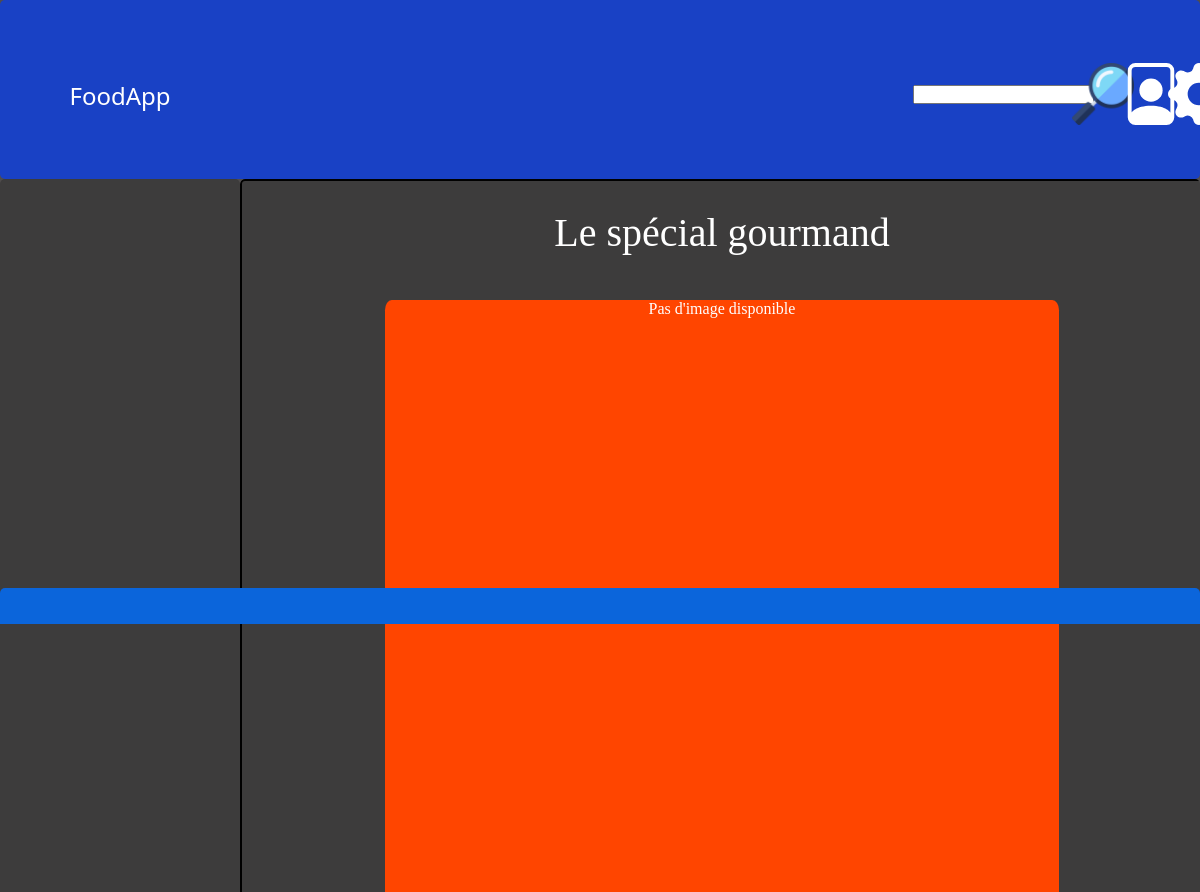
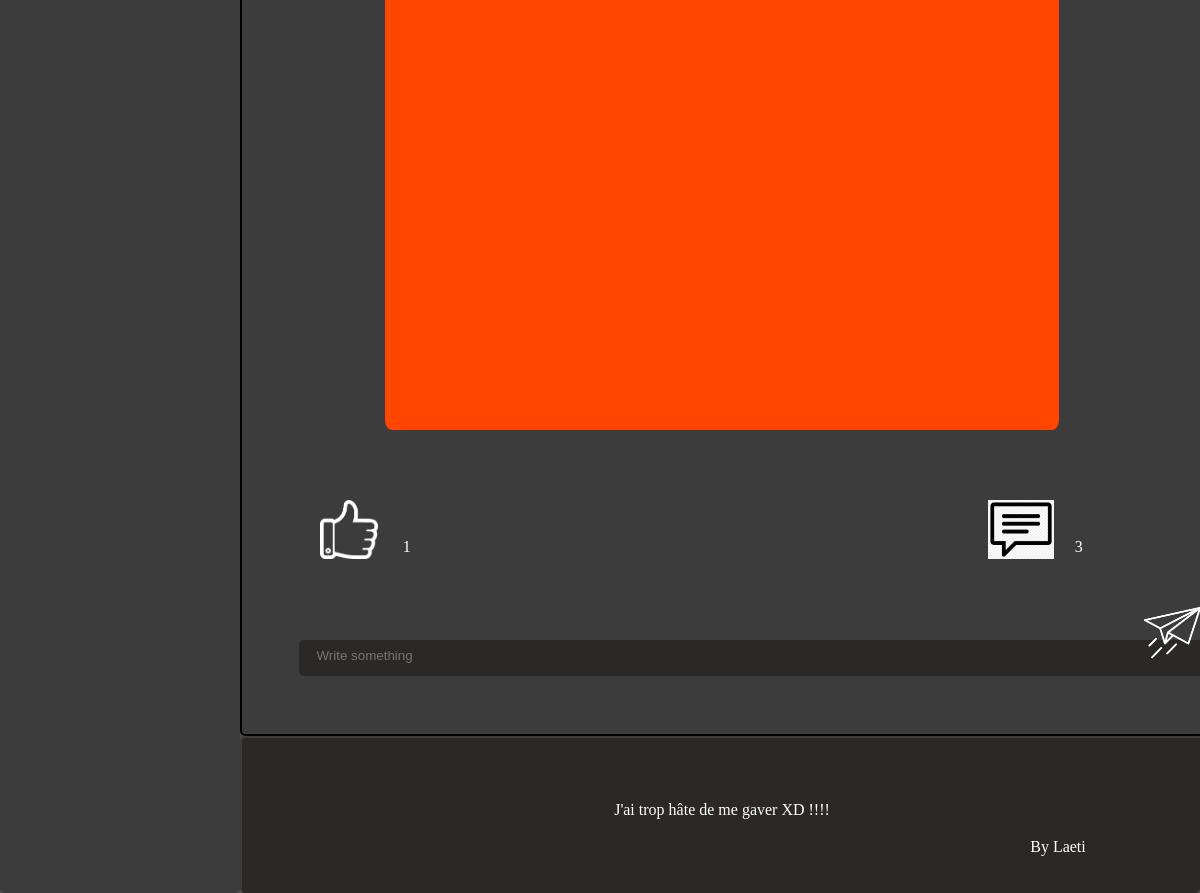
Page /visitor/display_comments/3/menu/ on the committed database (2 pictures, top to bottom).
### visitor/models.py (models this page shows, shortened)
class Menu(models.Model):
    name = models.CharField(max_length=20, null=False, default='random menu')
    creation_date = models.DateField(auto_now=True)
    description = models.CharField(max_length=50, blank=True)
    meals = models.ManyToManyField(Meal, related_name='+', blank=False)
    operator = models.ForeignKey(Operator, related_name='menus', blank=True, null=True, on_delete=models.CASCADE)
    likers = models.ManyToManyField(Operator, related_name='likedMenus', through='MenuAppreciation')
    commentors = models.ManyToManyField(Operator, related_name='commentedMenus', through='MenuCommenting')
    def get_name(self) -> str:
        return self.name
    def count_likers(self) -> int:
        return self.likers.count()
    def count_commentors(self) -> int:
        return self.commentors.count()

class MenuCommenting(models.Model):
    commentor = models.ForeignKey(Operator, on_delete=models.CASCADE)
    menu = models.ForeignKey(Menu, on_delete=models.CASCADE)
    content = models.CharField(max_length=500, null=False, default='New comment')
    date = models.DateField(auto_now=True)

### user/models.py (models this page shows, shortened)
class Operator(AbstractUser):
    def get_username(self) -> str:
        return self.username

### visitor/views.py (the view)
# urls.py: path('display_comments/<int:id>/<str:tp>/', views.display_comments, name='display_comments'),
def display_comments(request, id, tp):
    if tp=='meal':
        element = get_object_or_404(Meal, id=id)
        comments = get_list_or_404(MealCommenting, meal_id=id)
    else:
        element = get_object_or_404(Menu, id=id)
        comments = get_list_or_404(MenuCommenting, menu_id=id)
    return render(request, folder +'/comments.html', {'element': element, 'comments': comments})

### visitor/templates/visitor/comments.html (shortened to what this page needs)
{% extends 'visitor/base.html' %}
{% block content %}
{% load static %}
<div class="conteneur">
	<div class="item" style="flex-direction:column; background-color: #3d3c3c; height:90%; border: 2px solid black;">
			<div class="item-title" style="height:10%">
				<p class="">
					{{ element.get_name }}
				</p>
			</div>
			<div class="item-image">
				{% if element.get_unit %}
					<a href="{% url 'visitor:food_detail' id=element.id %}" class="image-cadre">
					<img src="{{ element.picture.url }}" class="round-image-borders">
				{% else %}
					{% if element.picture %}
						<a href="{% url 'visitor:meal_detail' id=element.id %}" class="image-cadre">
						<img src="{{ element.picture.url }}" class="round-image-borders">
					{% else %}
						<a href="{% url 'visitor:menu_detail' id=element.id %}" class="image-cadre">
						Pas d'image disponible
					{% endif %}
				{% endif %}
					</a>
			</div>
			{% if element.get_unit is None %}
			<div class="item-appre" style="height:20%; padding-top:0%;">
				<div class="like-comment">
					<div class="like">
						{% if element.picture %}
							<a href="#"  onclick=logInFirst()  class="appre-image" style="padding-top:0%;">
						{% else %}
							<a href="#"  onclick=logInFirst()  class="appre-image" style="padding-top:0%;">
						{% endif %}
						{% if visitor in element.likers.all %}
							<img id="like_image" src="{% static 'visitor/images/liked.png' %}">
						{% else %}
							<img id="like_image" src="{% static 'visitor/images/like.png' %}">
						{% endif %}
						</a>
						<p id='nb_like' class="number">{{ element.count_likers }}</p>
					</div>
						<div class="comment">
							{% if element.picture %}
								<a href="{% url 'visitor:display_comments' id=element.id tp='meal' %}" class="appre-image" style="padding-top:0%;">
							{% else %}
								<a href="{% url 'visitor:display_comments' id=element.id tp='menu' %}" class="appre-image" style="padding-top:0%;">
							{% endif %}
								<img src="{% static 'visitor/images/comment.png' %}">
							</a>
							<p id='nb_comment' class="number">{{ element.count_commentors }}</p>
						</div>
					</div>
				<div class="comment-bar" style="justify-content:flex-end;">
					<div class="comment-input">
						{% if element.picture %}
							<form name="comment" action='#' onsubmit=commentMeal('id') id="comment-form"  method="GET">
						{% else %}
							<form name="comment" action='#' onsubmit=commentMenu('id') id="comment-form"  method="GET">
						{% endif %}
							<input type="text" class="input-zone"  style="width:650%;" name="comment" id="comment" placeholder="Write something" required>
						</form>
					</div>
					<div class="send-comment" style="width:5%; margin-left:10%;">
						{% if element.picture %}
							<a href="#"  onclick=logInFirst()  class="appre-image" style="margin-top:6%; margin-left:10%;">
						{% else %}
							<a href="#"  onclick=logInFirst()  class="appre-image" style="margin-top:6%; margin-left:16%;">
						{% endif %}
							<img src="{% static 'visitor/images/send1.png' %}">
						</a>
					</div>
				</div>
			</div>
			{% endif %}
	</div>
	{% for comment in comments %}
		<div class="item" style="color:white; align-items:center; justify-content:center; padding-top:7%; height:10%; min-height:1%; padding-top:0%; padding-top:1%; border:2px solid #3d3c3c; flex-direction:column;">
			{{comment.content}}
			<div style="display:flex; margin-left: 70%; margin-top: 2%;">By {{ comment.commentor.get_username }}</div>
		</div>
	{% endfor %}
</div>
{% endblock %}

### visitor/static/visitor/css/css.css (style rules this page uses)
* { margin: 0px; padding: 0px; position: relative; }
body { width: 100%; height: 100vh; background: rgb(80, 77, 77); display: flex; flex-direction: column; }
.conteneur { width: 80%; height: 100%; border-radius: 5px; overflow: scroll; }
form { display:flex; flex-direction: column; }
a { color: white;; text-decoration: none; }
a::before { color: white; }

### visitor/static/visitor/css/item.css (style rules this page uses)
.item { display: flex; width: 100%; height: 80%; min-height: 300px; border-radius: 5px; flex-direction: row; align-items: center; background: rgb(43, 40, 40); }
.item-image { display: flex; min-width: 300px; min-height: 20px; height: 99%; width: 71%; border-radius: 3% 0% 0% 3%; align-items: center; justify-content: center; }
.image-cadre { display: flex; justify-content: center; height: 99%; width: 99%; border-radius: 1% 1% 1% 1%; background-color: #FF4500; }
.item-title { display: flex; height: 30%; color: white; align-items: center; text-overflow: keep-all; justify-content: center; font-size: 250%; border-radius: 3% 3% 3% 3%; }
.item-appre { display:flex; flex-direction: column; width: 100%; height: 30%; border-radius: 3% 3% 3% 3%; }
.like-comment { display: flex; flex-direction: row; align-items: center; justify-content: center; height: 50%; width: 100%; margin-left: 3%; }
.comment { display: flex; flex-direction: row; align-items: center; width: 25%; height: 90%; }
.like { display: flex; flex-direction: row; align-items: center; width: 25%; height: 90%; }
.appre-image { display: flex; justify-content: center; padding-top: 15%; margin-top: 10%; width: 45%; height: 45%; }
.number { display: flex; align-items: flex-end; margin-top: 10%; width: 20%; height: 40%; color: white; font-size: 100%; font-family:Georgia, 'Times New Roman', Times, serif; }
.comment-bar { display: flex; flex-direction: row; align-items: center; width: 100%; height: 50%; border-radius: 0% 0% 3% 3% ; }
.comment-input { display: flex; align-items: center; height: 100%; width: 80%; }
.input-zone { margin-left: 5%; margin-top: -5%; padding: 5% 5% 7% 10%; width: 14.9vmax; border: 0px; border-radius: 5px 5px 5px 5px; background: rgb(43, 40, 40); color: white; }
.send-comment { display: flex; height: 100%; width: 20%; }

### rows in the picture
Menu: get_name "Le spécial gourmand", count_likers "1", count_commentors "3"
MenuCommenting: content "J'ai trop hâte de me gaver XD !!!!", commentor.get_username "Laeti"
